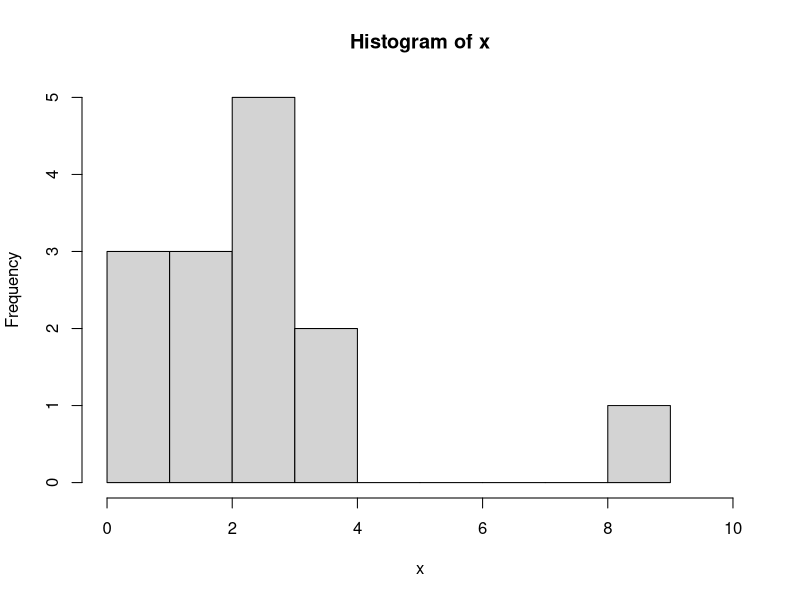
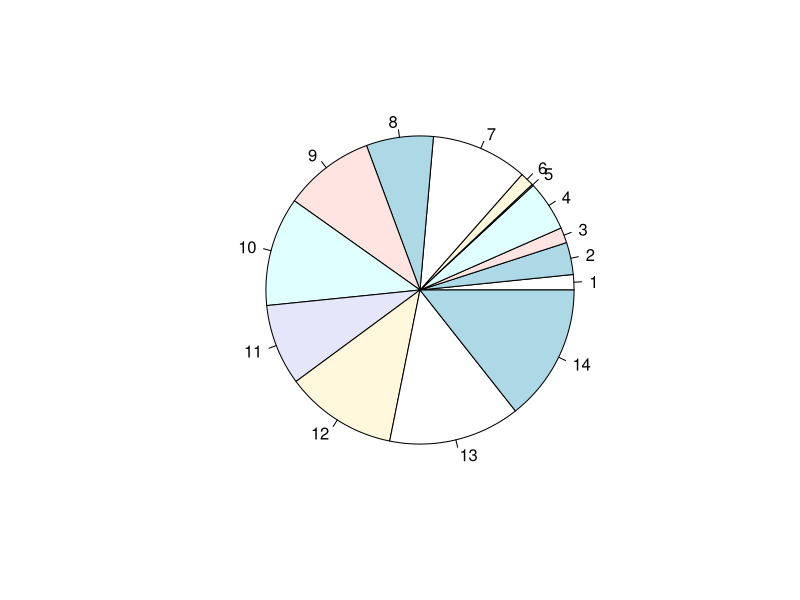
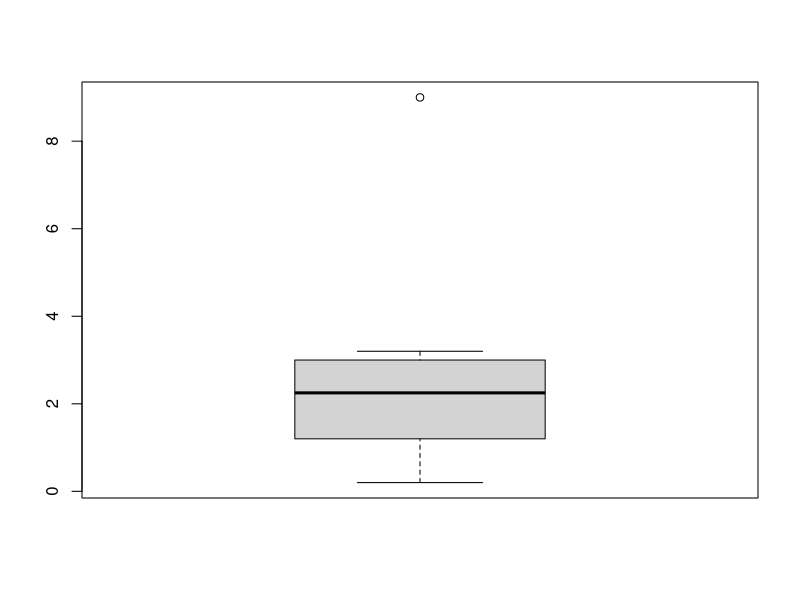
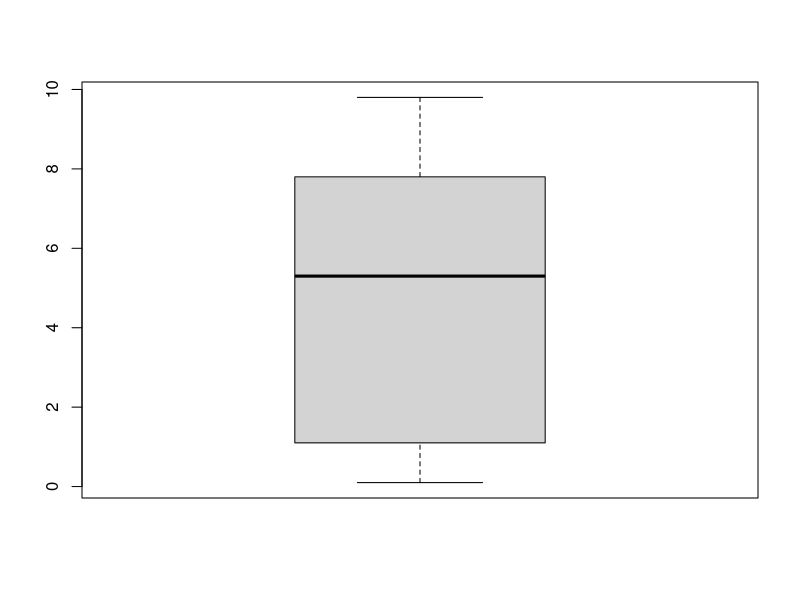
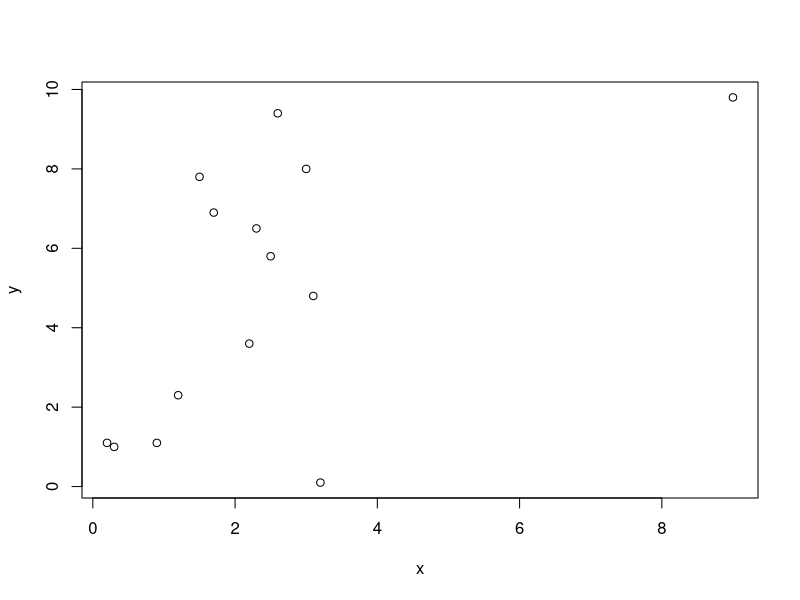

The R script that drew these images, in order: (Note: this script raises an error after producing the figures.)
## ---- chunk 1
knitr::opts_chunk$set(echo = TRUE, out.width="50%", out.height = "50%")
## ---- chunk 2
x <- c(.2, 1.2, .9, 2.2, 3.2, .3, 1.7, 3.1, 2.3, 1.5, 2.5, 3, 2.6, 9)
y <- c(1.1, 2.3, 1.1, 3.6, .1, 1.0, 6.9, 4.8, 6.5, 7.8, 5.8, 8, 9.4, 9.8)
## ---- chunk 3
hist(x, xlim=c(0,10), breaks=9)
## ---- chunk 4
pie(y)
## ---- chunk 5
boxplot(x)
## ---- chunk 6
fivenum(x)
var(x)
## ---- chunk 7
boxplot(y)
## ---- chunk 8
fivenum(y)
var(y)
## ---- chunk 9
plot(x,y)
## ---- chunk 10
xout <- c(.2, 1.2, .9, 2.2, 3.2, .3, 1.7, 3.1, 2.3, 1.5, 2.5, 3, 2.6)
yout <- c(1.1, 2.3, 1.1, 3.6, .1, 1.0, 6.9, 4.8, 6.5, 7.8, 5.8, 8, 9.4)
## ---- chunk 11
qqnorm(flm)
